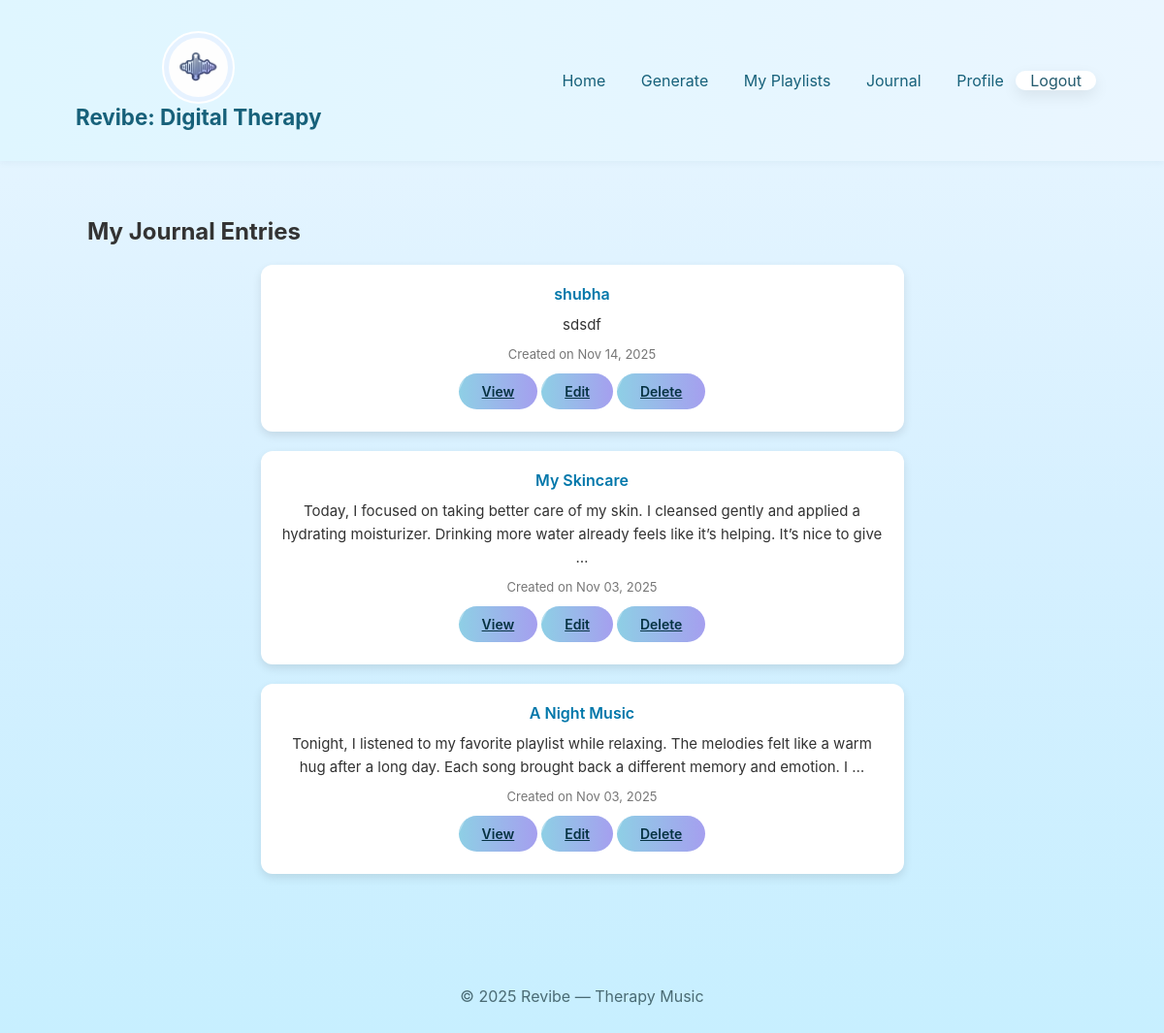
Page /myjournals/ (signed in) on the committed database.
### revibe_app/models.py (models this page shows, shortened)
class Journal(models.Model):
    user = models.ForeignKey(User, on_delete=models.CASCADE, related_name='journals')
    title = models.CharField(max_length=200)
    content = models.TextField()
    quote = models.CharField(max_length=255, blank=True, null=True)        # 🆕 Added line
    listened_to = models.CharField(max_length=255, blank=True, null=True)  # 🆕 Added line
    created_at = models.DateTimeField(auto_now_add=True)

### revibe_app/views.py (the view)
# urls.py: path('myjournals/', views.users_journals, name='users_journals'),
@login_required
def users_journals(request):
    journals = Journal.objects.filter(user=request.user).order_by('-created_at')
    return render(request, 'revibe_app/users_journals.html', {'journals': journals})

### revibe_app/templates/revibe_app/users_journals.html
{% extends 'revibe_app/base.html' %}
{% block content %}
<div class="container mt-5">
    <h2 class="text-center mb-4">My Journal Entries</h2>
    {% if journals %}
        <div class="d-flex flex-column align-items-center">
            {% for journal in journals %}
                <div class="journal-card mb-4 p-4 w-75 shadow-sm rounded-3" style="background: white;">
                    <h5 class="journal-title text-primary fw-semibold">
                        {{ journal.title }}
                    </h5>
                    <p class="journal-content" style="font-size: 15px; color: #333;">
                        {{ journal.content|truncatewords:30 }}
                    </p>
                    <p class="journal-date text-muted mb-3">Created on {{ journal.created_at|date:"M d, Y" }}</p>
                    <div class="d-flex justify-content-center gap-2">
                        <a href="{% url 'journal_detail' journal.pk %}" class="btn btn-outline-info btn-sm px-3">View</a>
                        <a href="{% url 'journal_edit' journal.pk %}" class="btn btn-outline-primary btn-sm px-3">Edit</a>
                        <a href="{% url 'journal_delete' journal.pk %}" class="btn btn-outline-danger btn-sm px-3">Delete</a>
                    </div>
                </div>
            {% endfor %}
        </div>
    {% else %}
        <p class="text-center text-muted">You haven't added any journal entries yet.</p>
    {% endif %}
</div>
{% endblock %}

### revibe_app/static/revibe_app/css/style.css (style rules this page uses)
* { box-sizing:border-box;margin:0;padding:0 }
body { font-family:Inter, 'Segoe UI', Arial, sans-serif;background:linear-gradient(180deg, #EAF6FF, #D6F0FF, #C7EFFF);color:#333;min-height:100vh }
.container { max-width:1100px;margin:0 auto;padding:20px }
.btn { display: inline-block;background: linear-gradient(90deg,#8ECFE5,#A59FEF);color:#063242;padding:8px 20px;border-radius:20px;border:none;font-weight:600;text-align: center; margin:12px auto 0; width:auto;cursor:pointer }
.btn { display: inline-block; background: linear-gradient(90deg, #8ECFE5, #A59FEF); color: #063242; padding: 10px 24px; border-radius: 30px; border: none; font-weight: 600; text-align: center; margin: 12px auto 0; cursor: pointer; position: relative; overflow: hidden; transition: transform 0.3s ease; }
.btn::after { content: ""; position: absolute; top: 0; left: -150%; width: 150%; height: 100%; background: rgba(255, 255, 255, 0.3); transform: skewX(-25deg); transition: left 0.6s ease; }
.journal-card { background: #ffffff; border-radius: 12px; box-shadow: 0 4px 10px rgba(0, 0, 0, 0.1); text-align: center; transition: transform 0.2s ease, box-shadow 0.2s ease; font-size: 14px; width: 65%; margin: 20px auto; padding: 20px; }
.journal-title { color: #0077aa; font-weight: 600; font-size: 16px; margin-bottom: 10px; }
.journal-content { color: #333; font-size: 14px; line-height: 1.6; margin-bottom: 10px; }
.journal-date { color: #777; font-size: 13px; margin: 0; }

### rows in the picture
Journal: title "shubha", content "sdsdf", created_at "Nov 14, 2025"
Journal: title "My Skincare", content "Today, I focused on taking better care of my skin. I cleansed gently and applied a hydrating moisturizer. Drinking more water already feels like it’s helping. It’s nice to give …", created_at "Nov 03, 2025"
Journal: title "A Night Music", content "Tonight, I listened to my favorite playlist while relaxing. The melodies felt like a warm hug after a long day. Each song brought back a different memory and emotion. I …", created_at "Nov 03, 2025"
